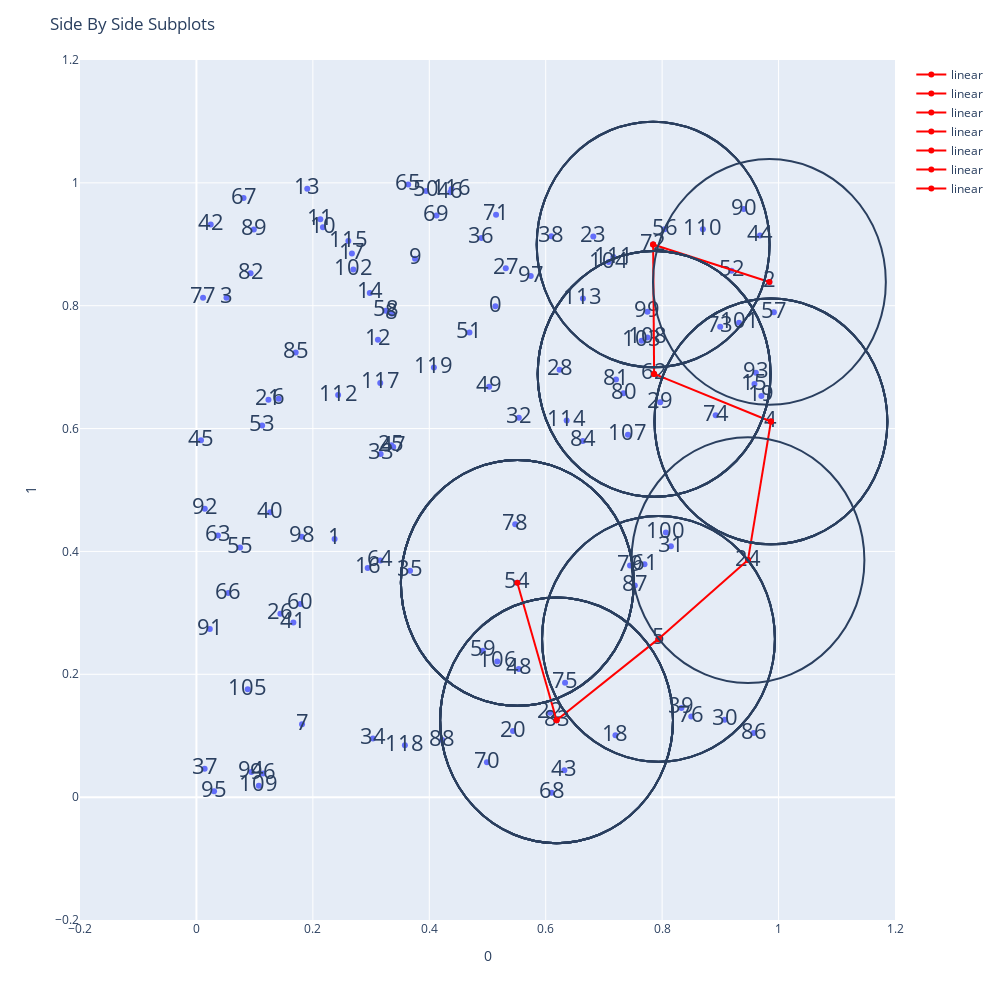

The code cell stored with this chart in its notebook:
### Code cell
import plotly.graph_objects as go

fig = px.scatter(df, x=0, y=1, text=df.index,range_x=(-0.2, 1.2),range_y=(-0.2, 1.2))
fig.update_layout(height=1000, width=1000, title_text="Side By Side Subplots")

list1 = list()
out = set()
def rec(initial_val, iter, max_iter):
    if iter > max_iter:
        return 0
    out_add, nns = distance_nns_outside(initial_val, 0.2, extra_k=0, circle=True)
    #add out
    nns = nns[0]
    [out.add(x) for x in out_add]
    #out.add(nns)

    extra_k = 0
    while nns in out:
        #print(out, extra_k, 'nns:', nns)
        nns = distance_nns_outside(initial_val, 0.2, extra_k=extra_k, circle=True)[0][-1]
        extra_k+= 1
    rec(nns, iter+1, max_iter)
    list1.append(initial_val)
    return list1

print(rec(2, 0, max_iter=7))
def draw_line(dot1, dot2):
    fig.add_trace(go.Scatter(x=(df.iloc[dot1][0], df.iloc[dot2][0]), y=(df.iloc[dot1][1], df.iloc[dot2][1]), name="linear", line_shape='linear', line_color='red'))

for a in range(len(list1)-1):
    draw_line(list1[a], list1[a+1])

fig.update_traces(textfont_size=22)
fig.show()

### Figure 1 — Plotly figure (JSON) as saved in the notebook; plotly's stock layout.template omitted (floating-point values rounded to 4 significant figures)
{"data": [{"hovertemplate": "0=%{x}<br>1=%{y}<br>index=%{text}<extra></extra>", "legendgroup": "", "marker": {"color": "#636efa", "symbol": "circle"}, "mode": "markers+text", "name": "", "orientation": "v", "showlegend": false, "text": [0, 1, 2, 3, 4, 5, 6, 7, 8, 9, 10, 11, 12, 13, 14, 15, 16, 17, 18, 19, 20, 21, 22, 23, 24, 25, 26, 27, 28, 29, 30, 31, 32, 33, 34, 35, 36, 37, 38, 39, 40, 41, 42, 43, 44, 45, 46, 47, 48, 49, 50, 51, 52, 53, 54, 55, 56, 57, 58, 59, 60, 61, 62, 63, 64, 65, 66, 67, 68, 69, 70, 71, 72, 73, 74, 75, 76, 77, 78, 79, 80, 81, 82, 83, 84, 85, 86, 87, 88, 89, 90, 91, 92, 93, 94, 95, 96, 97, 98, 99, 100, 101, 102, 103, 104, 105, 106, 107, 108, 109, 110, 111, 112, 113, 114, 115, 116, 117, 118, 119], "textfont": {"size": 22}, "type": "scatter", "x": [0.5135, 0.2373, 0.9843, 0.05164, 0.9869, 0.7937, 0.1413, 0.1814, 0.3357, 0.3756, 0.2174, 0.2128, 0.3118, 0.1904, 0.2978, 0.9586, 0.2942, 0.2671, 0.7198, 0.9704, 0.5439, 0.1237, 0.6073, 0.6817, 0.9474, 0.3348, 0.1443, 0.5314, 0.6238, 0.7966, 0.9075, 0.815, 0.5538, 0.3164, 0.3032, 0.367, 0.4896, 0.01411, 0.6097, 0.8332, 0.1268, 0.1665, 0.02456, 0.632, 0.968, 0.007848, 0.4362, 0.3381, 0.5537, 0.5028, 0.3945, 0.469, 0.9192, 0.1129, 0.5512, 0.07498, 0.8041, 0.9919, 0.3252, 0.4919, 0.1786, 0.7697, 0.7862, 0.03692, 0.3159, 0.3638, 0.05474, 0.08094, 0.61, 0.4123, 0.4991, 0.5147, 0.7845, 0.8997, 0.892, 0.6332, 0.85, 0.01135, 0.5476, 0.7448, 0.7337, 0.7208, 0.09304, 0.6187, 0.6637, 0.1705, 0.9574, 0.753, 0.4223, 0.09856, 0.9402, 0.02297, 0.01433, 0.961, 0.09434, 0.03028, 0.1148, 0.5743, 0.1808, 0.7748, 0.8064, 0.932, 0.2695, 0.7647, 0.7082, 0.08807, 0.5168, 0.7412, 0.7747, 0.1072, 0.8699, 0.7161, 0.2434, 0.664, 0.636, 0.261, 0.4383, 0.3157, 0.3581, 0.4079], "xaxis": "x", "y": [0.799, 0.4204, 0.8387, 0.8132, 0.6115, 0.2576, 0.6484, 0.1187, 0.7869, 0.8763, 0.9277, 0.9409, 0.7448, 0.9903, 0.8209, 0.6725, 0.3732, 0.8849, 0.1006, 0.6532, 0.1075, 0.6471, 0.1373, 0.9125, 0.3859, 0.5729, 0.2986, 0.8609, 0.6959, 0.6428, 0.126, 0.4083, 0.6176, 0.5587, 0.09566, 0.3686, 0.9104, 0.04631, 0.9132, 0.1452, 0.4637, 0.2845, 0.9322, 0.04384, 0.9142, 0.5808, 0.9847, 0.5702, 0.2087, 0.6681, 0.9868, 0.7565, 0.8568, 0.605, 0.3489, 0.4064, 0.9245, 0.7893, 0.7918, 0.2381, 0.3145, 0.3792, 0.689, 0.4259, 0.3851, 0.9974, 0.3323, 0.9753, 0.00695, 0.9471, 0.05694, 0.948, 0.8996, 0.7658, 0.6215, 0.1862, 0.1313, 0.8131, 0.4444, 0.3771, 0.6577, 0.6799, 0.853, 0.1251, 0.5799, 0.7237, 0.1044, 0.3444, 0.09299, 0.9242, 0.9574, 0.2737, 0.4697, 0.6908, 0.04113, 0.009501, 0.03833, 0.8483, 0.4238, 0.7901, 0.4306, 0.7723, 0.8591, 0.743, 0.8711, 0.1755, 0.2208, 0.5898, 0.7483, 0.01853, 0.9244, 0.8791, 0.6545, 0.8119, 0.613, 0.9052, 0.9899, 0.6742, 0.08464, 0.6993], "yaxis": "y"}, {"line": {"color": "red", "shape": "linear"}, "name": "linear", "textfont": {"size": 22}, "type": "scatter", "x": [0.5512, 0.6187], "y": [0.3489, 0.1251]}, {"line": {"color": "red", "shape": "linear"}, "name": "linear", "textfont": {"size": 22}, "type": "scatter", "x": [0.6187, 0.7937], "y": [0.1251, 0.2576]}, {"line": {"color": "red", "shape": "linear"}, "name": "linear", "textfont": {"size": 22}, "type": "scatter", "x": [0.7937, 0.9474], "y": [0.2576, 0.3859]}, {"line": {"color": "red", "shape": "linear"}, "name": "linear", "textfont": {"size": 22}, "type": "scatter", "x": [0.9474, 0.9869], "y": [0.3859, 0.6115]}, {"line": {"color": "red", "shape": "linear"}, "name": "linear", "textfont": {"size": 22}, "type": "scatter", "x": [0.9869, 0.7862], "y": [0.6115, 0.689]}, {"line": {"color": "red", "shape": "linear"}, "name": "linear", "textfont": {"size": 22}, "type": "scatter", "x": [0.7862, 0.7845], "y": [0.689, 0.8996]}, {"line": {"color": "red", "shape": "linear"}, "name": "linear", "textfont": {"size": 22}, "type": "scatter", "x": [0.7845, 0.9843], "y": [0.8996, 0.8387]}], "layout": {"height": 1000, "legend": {"tracegroupgap": 0}, "margin": {"t": 60}, "shapes": [{"type": "circle", "x0": 1.184, "x1": 0.7843, "y0": 0.6387, "y1": 1.039}, {"type": "circle", "x0": 0.9845, "x1": 0.5845, "y0": 0.6996, "y1": 1.1}, {"type": "circle", "x0": 0.9845, "x1": 0.5845, "y0": 0.6996, "y1": 1.1}, {"type": "circle", "x0": 0.9845, "x1": 0.5845, "y0": 0.6996, "y1": 1.1}, {"type": "circle", "x0": 0.9845, "x1": 0.5845, "y0": 0.6996, "y1": 1.1}, {"type": "circle", "x0": 0.9862, "x1": 0.5862, "y0": 0.489, "y1": 0.889}, {"type": "circle", "x0": 0.9862, "x1": 0.5862, "y0": 0.489, "y1": 0.889}, {"type": "circle", "x0": 0.9862, "x1": 0.5862, "y0": 0.489, "y1": 0.889}, {"type": "circle", "x0": 0.9862, "x1": 0.5862, "y0": 0.489, "y1": 0.889}, {"type": "circle", "x0": 0.9862, "x1": 0.5862, "y0": 0.489, "y1": 0.889}, {"type": "circle", "x0": 0.9862, "x1": 0.5862, "y0": 0.489, "y1": 0.889}, {"type": "circle", "x0": 1.187, "x1": 0.7869, "y0": 0.4115, "y1": 0.8115}, {"type": "circle", "x0": 1.187, "x1": 0.7869, "y0": 0.4115, "y1": 0.8115}, {"type": "circle", "x0": 1.187, "x1": 0.7869, "y0": 0.4115, "y1": 0.8115}, {"type": "circle", "x0": 1.187, "x1": 0.7869, "y0": 0.4115, "y1": 0.8115}, {"type": "circle", "x0": 1.187, "x1": 0.7869, "y0": 0.4115, "y1": 0.8115}, {"type": "circle", "x0": 1.147, "x1": 0.7474, "y0": 0.1859, "y1": 0.5859}, {"type": "circle", "x0": 0.9937, "x1": 0.5937, "y0": 0.05762, "y1": 0.4576}, {"type": "circle", "x0": 0.9937, "x1": 0.5937, "y0": 0.05762, "y1": 0.4576}, {"type": "circle", "x0": 0.9937, "x1": 0.5937, "y0": 0.05762, "y1": 0.4576}, {"type": "circle", "x0": 0.9937, "x1": 0.5937, "y0": 0.05762, "y1": 0.4576}, {"type": "circle", "x0": 0.8187, "x1": 0.4187, "y0": -0.07487, "y1": 0.3251}, {"type": "circle", "x0": 0.8187, "x1": 0.4187, "y0": -0.07487, "y1": 0.3251}, {"type": "circle", "x0": 0.8187, "x1": 0.4187, "y0": -0.07487, "y1": 0.3251}, {"type": "circle", "x0": 0.8187, "x1": 0.4187, "y0": -0.07487, "y1": 0.3251}, {"type": "circle", "x0": 0.8187, "x1": 0.4187, "y0": -0.07487, "y1": 0.3251}, {"type": "circle", "x0": 0.8187, "x1": 0.4187, "y0": -0.07487, "y1": 0.3251}, {"type": "circle", "x0": 0.7512, "x1": 0.3512, "y0": 0.1489, "y1": 0.5489}, {"type": "circle", "x0": 0.7512, "x1": 0.3512, "y0": 0.1489, "y1": 0.5489}, {"type": "circle", "x0": 0.7512, "x1": 0.3512, "y0": 0.1489, "y1": 0.5489}, {"type": "circle", "x0": 0.7512, "x1": 0.3512, "y0": 0.1489, "y1": 0.5489}, {"type": "circle", "x0": 0.7512, "x1": 0.3512, "y0": 0.1489, "y1": 0.5489}, {"type": "circle", "x0": 0.7512, "x1": 0.3512, "y0": 0.1489, "y1": 0.5489}, {"type": "circle", "x0": 0.7512, "x1": 0.3512, "y0": 0.1489, "y1": 0.5489}], "title": {"text": "Side By Side Subplots"}, "width": 1000, "xaxis": {"anchor": "y", "domain": [0, 1], "range": [-0.2, 1.2], "title": {"text": "0"}}, "yaxis": {"anchor": "x", "domain": [0, 1], "range": [-0.2, 1.2], "title": {"text": "1"}}}}
